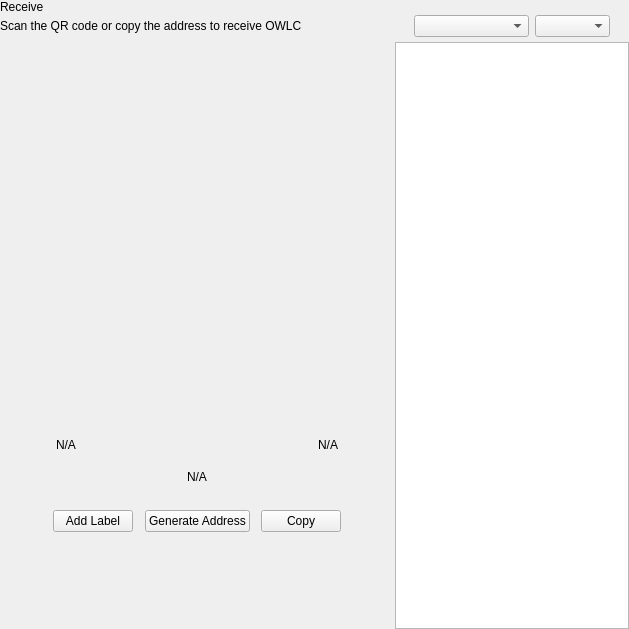
<?xml version="1.0" encoding="UTF-8"?>
<ui version="4.0">
 <class>ReceiveWidget</class>
 <widget class="QWidget" name="ReceiveWidget">
  <property name="geometry">
   <rect>
    <x>0</x>
    <y>0</y>
    <width>629</width>
    <height>629</height>
   </rect>
  </property>
  <property name="minimumSize">
   <size>
    <width>0</width>
    <height>0</height>
   </size>
  </property>
  <property name="windowTitle">
   <string>Form</string>
  </property>
  <layout class="QHBoxLayout" name="horizontalLayout_2" stretch="2,1">
   <property name="spacing">
    <number>0</number>
   </property>
   <property name="leftMargin">
    <number>0</number>
   </property>
   <property name="topMargin">
    <number>0</number>
   </property>
   <property name="rightMargin">
    <number>0</number>
   </property>
   <property name="bottomMargin">
    <number>0</number>
   </property>
   <item>
    <widget class="QWidget" name="left" native="true">
     <layout class="QVBoxLayout" name="verticalLayout_3">
      <property name="leftMargin">
       <number>0</number>
      </property>
      <property name="topMargin">
       <number>0</number>
      </property>
      <property name="rightMargin">
       <number>0</number>
      </property>
      <property name="bottomMargin">
       <number>0</number>
      </property>
      <item>
       <layout class="QVBoxLayout" name="verticalLayout_2">
        <property name="spacing">
         <number>0</number>
        </property>
        <property name="leftMargin">
         <number>0</number>
        </property>
        <item>
         <layout class="QHBoxLayout" name="horizontalLayout_3">
          <property name="spacing">
           <number>0</number>
          </property>
          <item>
           <layout class="QVBoxLayout" name="verticalLayout_4">
            <property name="spacing">
             <number>5</number>
            </property>
            <item>
             <widget class="QLabel" name="labelTitle">
              <property name="text">
               <string>Receive</string>
              </property>
             </widget>
            </item>
            <item alignment="Qt::AlignTop">
             <widget class="QLabel" name="labelSubtitle1">
              <property name="text">
               <string>Scan the QR code or copy the address to receive OWLC</string>
              </property>
             </widget>
            </item>
           </layout>
          </item>
          <item>
           <spacer name="horizontalSpacer">
            <property name="orientation">
             <enum>Qt::Horizontal</enum>
            </property>
            <property name="sizeHint" stdset="0">
             <size>
              <width>40</width>
              <height>20</height>
             </size>
            </property>
           </spacer>
          </item>
         </layout>
        </item>
        <item>
         <spacer name="verticalSpacer_2">
          <property name="orientation">
           <enum>Qt::Vertical</enum>
          </property>
          <property name="sizeType">
           <enum>QSizePolicy::Expanding</enum>
          </property>
          <property name="sizeHint" stdset="0">
           <size>
            <width>20</width>
            <height>50</height>
           </size>
          </property>
         </spacer>
        </item>
        <item alignment="Qt::AlignHCenter">
         <widget class="QWidget" name="layoutQR" native="true">
          <property name="maximumSize">
           <size>
            <width>510</width>
            <height>16777215</height>
           </size>
          </property>
          <layout class="QVBoxLayout" name="verticalLayoutQr">
           <item>
            <spacer name="verticalSpacer11">
             <property name="orientation">
              <enum>Qt::Vertical</enum>
             </property>
             <property name="sizeType">
              <enum>QSizePolicy::Fixed</enum>
             </property>
             <property name="sizeHint" stdset="0">
              <size>
               <width>20</width>
               <height>20</height>
              </size>
             </property>
            </spacer>
           </item>
           <item alignment="Qt::AlignHCenter">
            <widget class="QLabel" name="labelQrImg">
             <property name="minimumSize">
              <size>
               <width>260</width>
               <height>260</height>
              </size>
             </property>
             <property name="maximumSize">
              <size>
               <width>260</width>
               <height>260</height>
              </size>
             </property>
             <property name="text">
              <string/>
             </property>
             <property name="alignment">
              <set>Qt::AlignCenter</set>
             </property>
            </widget>
           </item>
           <item>
            <spacer name="verticalSpacer_21">
             <property name="orientation">
              <enum>Qt::Vertical</enum>
             </property>
             <property name="sizeType">
              <enum>QSizePolicy::Fixed</enum>
             </property>
             <property name="sizeHint" stdset="0">
              <size>
               <width>20</width>
               <height>30</height>
              </size>
             </property>
            </spacer>
           </item>
           <item>
            <widget class="QWidget" name="widget" native="true">
             <property name="minimumSize">
              <size>
               <width>0</width>
               <height>0</height>
              </size>
             </property>
             <layout class="QHBoxLayout" name="horizontalLayout_5">
              <item>
               <widget class="QLabel" name="labelLabel">
                <property name="text">
                 <string notr="true">N/A</string>
                </property>
               </widget>
              </item>
              <item>
               <spacer name="horizontalSpacer_2">
                <property name="orientation">
                 <enum>Qt::Horizontal</enum>
                </property>
                <property name="sizeHint" stdset="0">
                 <size>
                  <width>141</width>
                  <height>20</height>
                 </size>
                </property>
               </spacer>
              </item>
              <item>
               <widget class="QLabel" name="labelDate">
                <property name="text">
                 <string notr="true">N/A</string>
                </property>
                <property name="alignment">
                 <set>Qt::AlignRight|Qt::AlignTrailing|Qt::AlignVCenter</set>
                </property>
               </widget>
              </item>
             </layout>
            </widget>
           </item>
           <item>
            <widget class="QLabel" name="labelAddress">
             <property name="sizePolicy">
              <sizepolicy hsizetype="Expanding" vsizetype="Preferred">
               <horstretch>0</horstretch>
               <verstretch>0</verstretch>
              </sizepolicy>
             </property>
             <property name="minimumSize">
              <size>
               <width>300</width>
               <height>0</height>
              </size>
             </property>
             <property name="text">
              <string notr="true">N/A</string>
             </property>
             <property name="alignment">
              <set>Qt::AlignCenter</set>
             </property>
            </widget>
           </item>
           <item>
            <spacer name="verticalSpacer_4">
             <property name="orientation">
              <enum>Qt::Vertical</enum>
             </property>
             <property name="sizeType">
              <enum>QSizePolicy::Fixed</enum>
             </property>
             <property name="sizeHint" stdset="0">
              <size>
               <width>20</width>
               <height>20</height>
              </size>
             </property>
            </spacer>
           </item>
           <item>
            <layout class="QHBoxLayout" name="horizontalLayout_4">
             <item alignment="Qt::AlignHCenter">
              <widget class="QPushButton" name="pushButtonLabel">
               <property name="focusPolicy">
                <enum>Qt::NoFocus</enum>
               </property>
               <property name="text">
                <string>Add Label</string>
               </property>
              </widget>
             </item>
             <item alignment="Qt::AlignHCenter">
              <widget class="QPushButton" name="pushButtonNewAddress">
               <property name="focusPolicy">
                <enum>Qt::NoFocus</enum>
               </property>
               <property name="text">
                <string>Generate Address</string>
               </property>
              </widget>
             </item>
             <item alignment="Qt::AlignHCenter">
              <widget class="QPushButton" name="pushButtonCopy">
               <property name="focusPolicy">
                <enum>Qt::NoFocus</enum>
               </property>
               <property name="text">
                <string>Copy</string>
               </property>
              </widget>
             </item>
            </layout>
           </item>
           <item>
            <spacer name="verticalSpacer_3">
             <property name="orientation">
              <enum>Qt::Vertical</enum>
             </property>
             <property name="sizeType">
              <enum>QSizePolicy::Expanding</enum>
             </property>
             <property name="sizeHint" stdset="0">
              <size>
               <width>20</width>
               <height>20</height>
              </size>
             </property>
            </spacer>
           </item>
          </layout>
         </widget>
        </item>
        <item>
         <spacer name="verticalSpacer">
          <property name="orientation">
           <enum>Qt::Vertical</enum>
          </property>
          <property name="sizeHint" stdset="0">
           <size>
            <width>20</width>
            <height>40</height>
           </size>
          </property>
         </spacer>
        </item>
       </layout>
      </item>
     </layout>
    </widget>
   </item>
   <item>
    <widget class="QWidget" name="right" native="true">
     <layout class="QVBoxLayout" name="verticalLayout_5">
      <property name="spacing">
       <number>0</number>
      </property>
      <property name="leftMargin">
       <number>1</number>
      </property>
      <property name="topMargin">
       <number>0</number>
      </property>
      <property name="rightMargin">
       <number>0</number>
      </property>
      <property name="bottomMargin">
       <number>0</number>
      </property>
      <item>
       <layout class="QVBoxLayout" name="container_right">
        <property name="spacing">
         <number>0</number>
        </property>
        <property name="leftMargin">
         <number>0</number>
        </property>
        <property name="rightMargin">
         <number>0</number>
        </property>
        <item>
         <layout class="QVBoxLayout" name="verticalLayout">
          <property name="spacing">
           <number>6</number>
          </property>
          <property name="leftMargin">
           <number>19</number>
          </property>
          <property name="rightMargin">
           <number>19</number>
          </property>
          <item>
           <widget class="OptionButton" name="btnRequest" native="true"/>
          </item>
          <item>
           <widget class="OptionButton" name="btnMyAddresses" native="true">
            <property name="sizePolicy">
             <sizepolicy hsizetype="Preferred" vsizetype="Minimum">
              <horstretch>0</horstretch>
              <verstretch>0</verstretch>
             </sizepolicy>
            </property>
           </widget>
          </item>
         </layout>
        </item>
        <item>
         <widget class="QWidget" name="sortWidget" native="true">
          <layout class="QHBoxLayout" name="horizontalLayout_6">
           <property name="leftMargin">
            <number>19</number>
           </property>
           <property name="rightMargin">
            <number>19</number>
           </property>
           <property name="bottomMargin">
            <number>5</number>
           </property>
           <item>
            <spacer name="horizontalSpacer_3">
             <property name="orientation">
              <enum>Qt::Horizontal</enum>
             </property>
             <property name="sizeHint" stdset="0">
              <size>
               <width>40</width>
               <height>20</height>
              </size>
             </property>
            </spacer>
           </item>
           <item>
            <widget class="QComboBox" name="comboBoxSort">
             <property name="sizePolicy">
              <sizepolicy hsizetype="Preferred" vsizetype="Fixed">
               <horstretch>0</horstretch>
               <verstretch>0</verstretch>
              </sizepolicy>
             </property>
             <property name="minimumSize">
              <size>
               <width>115</width>
               <height>0</height>
              </size>
             </property>
            </widget>
           </item>
           <item>
            <widget class="QComboBox" name="comboBoxSortOrder">
             <property name="sizePolicy">
              <sizepolicy hsizetype="Preferred" vsizetype="Fixed">
               <horstretch>0</horstretch>
               <verstretch>0</verstretch>
              </sizepolicy>
             </property>
             <property name="minimumSize">
              <size>
               <width>75</width>
               <height>0</height>
              </size>
             </property>
            </widget>
           </item>
          </layout>
         </widget>
        </item>
        <item>
         <widget class="QListView" name="listViewAddress"/>
        </item>
       </layout>
      </item>
     </layout>
    </widget>
   </item>
  </layout>
 </widget>
 <customwidgets>
  <customwidget>
   <class>OptionButton</class>
   <extends>QWidget</extends>
   <header>qt/owlcoin/optionbutton.h</header>
   <container>1</container>
  </customwidget>
 </customwidgets>
 <resources/>
 <connections/>
</ui>
